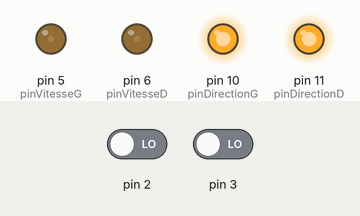
This sketch was run on a simulated Arduino Uno, built with avr-gcc and run on an emulated ATmega328P. Parts: output pins drawn as LEDs (lit = HIGH). The inputs (shaded band) are chosen by the test bench; at power-on: pin 2 LOW, pin 3 LOW.

Above: at 0.05 s.
At 7.95 s:
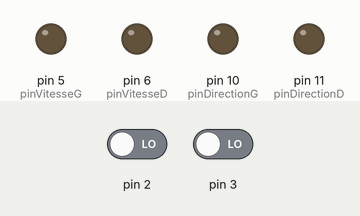
Timing chart, 0 to 10.4 s (numbered marks = the images above):
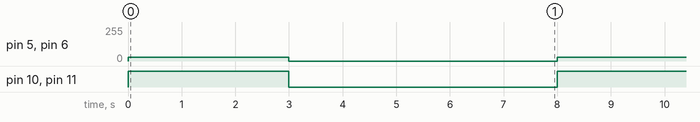

Measured:
- by itself, pin 5 (pinVitesseG), pin 6 (pinVitesseD): alternates 30/255 for 3.0 s and 0/255 for 5.0 s
- by itself, pin 10 (pinDirectionG), pin 11 (pinDirectionD): alternates HIGH for 3.0 s and LOW for 5.0 s

The sketch:

test_asservissement_V1.ino
```cpp
const byte pinVitesseG =  5;      // déclaration broche moteur
const byte pinVitesseD =  6;
const byte pinDirectionG =  10;
const byte pinDirectionD =  11;

const int pinCG = 4;
const int pinCD = 7;

volatile long posG = 0, posD = 0;          // Position (en nombre de pas) du codeur
volatile float vitG = 0,vitD = 0;          // Vitesse (en nombre de pas par seconde) du codeur
volatile unsigned long teG = 0, teD = 0;   // temps écoulé (en microsecondes)
long aposG, aposD;
unsigned long dtG, dtD ,t,tp;
int u;
float cons,erreur, intErreurD, intErreurG, derErreurG, derErreurD, erreurPrecG, erreurPrecD;


void avance(int vitesse){            //vitesse en tr/mn    vitesse maxi entre  300tr/mn
  digitalWrite(pinDirectionG, HIGH);
  digitalWrite(pinDirectionD, HIGH);
    erreur=vitesse-vitG;
 //   intErreurG += erreur;
 //   derErreurG= erreur - erreurPrecG;
 //   erreurPrecG=erreur;
    u=vitesse+erreur*0.5 ;
  map(u,0, 300,0,255);
  analogWrite(pinVitesseG, u);
     erreur=vitesse-vitD;
 //   intErreurD += erreur;
 //   derErreurD = erreur - erreurPrecD;
 //   erreurPrecD=erreur;
    u=vitesse+erreur*0.5;
  map(u,0, 300,0,255);
  analogWrite(pinVitesseD, u);
}

void recule(int vitesse){
  digitalWrite(pinDirectionG, LOW);
  analogWrite(pinVitesseG, vitesse);
  digitalWrite(pinDirectionD, LOW);
  analogWrite(pinVitesseD, vitesse);
}

void gauche (int vitesse){
  digitalWrite(pinDirectionG, LOW);
  analogWrite(pinVitesseG, vitesse);
  digitalWrite(pinDirectionD, HIGH);
  analogWrite(pinVitesseD, vitesse);
  }
//********************INIT*************************************************************

void setup() {
   Serial.begin(115200);
  pinMode(pinVitesseG, OUTPUT);        //INIT BROCHE MOTEUR
  pinMode(pinVitesseD, OUTPUT);
  pinMode(pinDirectionG, OUTPUT);
  pinMode(pinDirectionD, OUTPUT);
  pinMode(pinCG, INPUT);
  pinMode(pinCD, INPUT);
  attachInterrupt(0, asservissementMG, RISING);    // Interruption sur tick de la codeuse (interruption 0 = pin2 arduino mega)
  attachInterrupt(1, asservissementMD, RISING);    // Interruption sur tick de la codeuse (interruption 1 = pin3 arduino mega)
  teG = micros();                                  // Initialisation du temps écoulé
  teD = micros();
  tp=micros();
  u=0;
  }


//********************PROGRAMME PRINCIPAL*************************************************************
void loop() {

  avance(20);
  delay(3000);
  recule(0);
  delay(5000);


}

void asservissementMD()
{
   dtD = micros() - teD;   // Temps écoulé depuis le dernier front
   teD += dtD;
   aposD = posD;                    // Mémorisation de la position précédente
   if (digitalRead(pinCD))
         {  posD++ ;
            vitD = 285714.286/dtD;         // Calcul de la vitesse (ici en pas par seconde)
          }
   else
         {  posD-- ;
            vitD = -285714.286/dtD;         // Calcul de la vitesse (ici en pas par seconde)
         }

}


void asservissementMG()
{
   dtG = micros() - teG;   // Temps écoulé depuis le dernier front
   teG += dtG;
   aposG = posG;                    // Mémorisation de la position précédente
   if (digitalRead(pinCG))
         {  posG++ ;
            vitG = 285714.286/dtG;         // Calcul de la vitesse de la roue (ici en tour/mn)60*1 000 000 /( 7 *30)
          }
   else
         {  posG-- ;
            vitG = -285714.286/dtG;         // Calcul de la vitesse de la roue (ici en tour/mn)60*1 000 000 /( 7 *30)
          }

}
```
